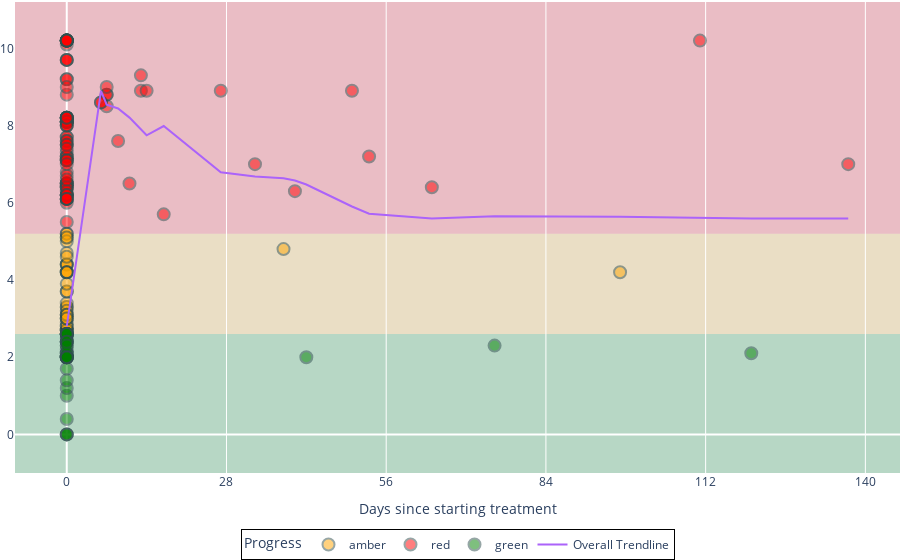

This figure's notebook cell:
### Markdown cell above
# ST MARKS FIG

### Code cell
def make_sms_fig(sms_df=make_sms_df()[0]):

  # CREATE TIMESERIES CHART
  sms_df_fig = px.scatter(sms_df, 
                            x='time',
                            y='total_score',
                            color='score_colour',
                            opacity = 0.5,
                        
                            labels=dict(time="Days since starting treatment", total_score="Total St Mark's Score", score_colour="Progress"), # CUSTOMISE AXIS TITLES
                              
                            color_discrete_map={
                              'red': "red",
                              "amber": "orange",
                              "green": "green",
                                    },

                            hover_name="QIPID", hover_data=["total_score", "score_colour"], # CUSTOMISE HOVER LABELS,
                            trendline="lowess", #ADD TREND LINE
                            trendline_scope="overall"
  )

  # ADD TITLE
  sms_df_fig.update_layout(
      
      # title={
      #     'text': "💩 St Mark's Score",
      #     'y':0.95,
      #     'x':0.5,
      #     'xanchor': 'center',
      #     'yanchor': 'top'
      #     },

      yaxis_title=None, #REMOVE Y TITLE

      # FIX FIGURE MARGINS
      # width=500,
      # height=500,
      margin=dict(
          l=0,
          r=0,
          b=0,
          t=2,
          pad=0
      ),
      #paper_bgcolor="LightSteelBlue",

      # CUSTOMISE LEGEND
      legend=dict(
            yanchor="top",
            y=-0.12,
            xanchor="center",
            x=0.5,
            orientation='h',
            #bgcolor="LightSteelBlue",
            bordercolor="Black",
            borderwidth=1
            )
          
          )

  # CUSTOMISE MARKER AESTHETICS
  sms_df_fig.update_traces(marker=dict(size=12,
                                line=dict(width=2,
                                          color='DarkSlateGrey')),
                    selector=dict(mode='markers')
                  )

  #CUSTOMISE DATE x AXIS FORMAT
  sms_df_fig.update_xaxes(
      dtick="28",
      )
  
  # COLOUR BACKGROUND ACCORDINGLY
  sms_df_fig.add_hrect(y0=-5, y1=2.6, line_width=0, fillcolor="green", opacity=0.2,layer="below")
  sms_df_fig.add_hrect(y0=2.6, y1=5.2, line_width=0, fillcolor="orange", opacity=0.2,layer="below")
  sms_df_fig.add_hrect(y0=5.2, y1=13, line_width=0, fillcolor="red", opacity=0.2,layer="below")

  # REMOVE GRIDLINES Y AXIS
  sms_df_fig.update_yaxes(
      showgrid=False,
      range=[-1,sms_df.total_score.max()+1]
  )

  return sms_df_fig

make_sms_fig()

### Figure 1 — Plotly figure (JSON) as saved in the notebook; plotly's stock layout.template omitted (floating-point values rounded to 4 significant figures; data arrays with more than 128 entries replaced by an {"elided": "..."} marker saying what was removed)
{"data": [{"customdata": [["amber"], ["amber"], ["amber"], ["amber"], ["amber"], ["amber"], ["amber"], ["amber"], ["amber"], ["amber"], ["amber"], ["amber"], ["amber"], ["amber"], ["amber"], ["amber"], ["amber"], ["amber"], ["amber"], ["amber"], ["amber"], ["amber"], ["amber"], ["amber"], ["amber"], ["amber"], ["amber"], ["amber"], ["amber"], ["amber"], ["amber"], ["amber"], ["amber"], ["amber"], ["amber"], ["amber"]], "hovertemplate": "<b>%{hovertext}</b><br><br>Progress=%{customdata[0]}<br>Days since starting treatment=%{x}<br>Total St Mark's Score=%{y}<extra></extra>", "hovertext": ["QIP0", "QIP0", "QIP0", "QIP10", "QIP13", "QIP13", "QIP16", "QIP16", "QIP20", "QIP20", "QIP22", "QIP24", "QIP27", "QIP28", "QIP3", "QIP3", "QIP3", "QIP4", "QIP4", "QIP4", "QIP4", "QIP4", "QIP4", "QIP4", "QIP4", "QIP5", "QIP6", "QIP6", "QIP6", "QIP6", "QIP6", "QIP6", "QIP6", "QIP7", "QIP7", "QIP7"], "legendgroup": "amber", "marker": {"color": "orange", "line": {"color": "DarkSlateGrey", "width": 2}, "opacity": 0.5, "size": 12, "symbol": "circle"}, "mode": "markers", "name": "amber", "orientation": "v", "showlegend": true, "type": "scatter", "x": [0, 0, 0, 0, 0, 0, 0, 0, 0, 38, 0, 0, 0, 0, 0, 0, 0, 0, 0, 0, 0, 0, 0, 0, 0, 0, 0, 0, 0, 0, 0, 0, 97, 0, 0, 0], "xaxis": "x", "y": [2.8, 5.1, 2.7, 2.7, 3.3, 4.4, 4.4, 4.7, 5.2, 4.8, 4.2, 3, 3.3, 4.4, 4.6, 5.2, 2.9, 3.4, 3.7, 4.2, 3.1, 3.2, 2.7, 2.7, 2.8, 4.2, 3.1, 5, 5.1, 3, 3.1, 3, 4.2, 3.7, 4.2, 3.9], "yaxis": "y"}, {"customdata": [["red"], ["red"], ["red"], ["red"], ["red"], ["red"], ["red"], ["red"], ["red"], ["red"], ["red"], ["red"], ["red"], ["red"], ["red"], ["red"], ["red"], ["red"], ["red"], ["red"], ["red"], ["red"], ["red"], ["red"], ["red"], ["red"], ["red"], ["red"], ["red"], ["red"], ["red"], ["red"], ["red"], ["red"], ["red"], ["red"], ["red"], ["red"], ["red"], ["red"], ["red"], ["red"], ["red"], ["red"], ["red"], ["red"], ["red"], ["red"], ["red"], ["red"], ["red"], ["red"], ["red"], ["red"], ["red"], ["red"], ["red"], ["red"], ["red"], ["red"], ["red"], ["red"], ["red"], ["red"], ["red"], ["red"], ["red"], ["red"], ["red"], ["red"], ["red"], ["red"], ["red"], ["red"], ["red"], ["red"], ["red"], ["red"], ["red"], ["red"], ["red"], ["red"], ["red"], ["red"], ["red"], ["red"], ["red"], ["red"], ["red"], ["red"], ["red"], ["red"], ["red"], ["red"], ["red"], ["red"], ["red"], ["red"], ["red"], ["red"], ["red"], ["red"], ["red"], ["red"], ["red"], ["red"]], "hovertemplate": "<b>%{hovertext}</b><br><br>Progress=%{customdata[0]}<br>Days since starting treatment=%{x}<br>Total St Mark's Score=%{y}<extra></extra>", "hovertext": ["QIP0", "QIP0", "QIP0", "QIP1", "QIP1", "QIP1", "QIP1", "QIP1", "QIP1", "QIP1", "QIP1", "QIP1", "QIP1", "QIP11", "QIP11", "QIP11", "QIP11", "QIP11", "QIP11", "QIP11", "QIP11", "QIP11", "QIP11", "QIP11", "QIP11", "QIP12", "QIP12", "QIP12", "QIP12", "QIP12", "QIP16", "QIP17", "QIP17", "QIP17", "QIP17", "QIP18", "QIP19", "QIP2", "QIP20", "QIP20", "QIP20", "QIP20", "QIP20", "QIP20", "QIP20", "QIP20", "QIP20", "QIP20", "QIP20", "QIP20", "QIP20", "QIP20", "QIP20", "QIP20", "QIP21", "QIP22", "QIP25", "QIP29", "QIP3", "QIP3", "QIP3", "QIP3", "QIP3", "QIP3", "QIP3", "QIP3", "QIP3", "QIP3", "QIP3", "QIP3", "QIP3", "QIP3", "QIP3", "QIP3", "QIP3", "QIP3", "QIP3", "QIP3", "QIP3", "QIP3", "QIP3", "QIP3", "QIP3", "QIP3", "QIP3", "QIP3", "QIP3", "QIP3", "QIP3", "QIP3", "QIP3", "QIP3", "QIP3", "QIP3", "QIP3", "QIP4", "QIP5", "QIP5", "QIP5", "QIP6", "QIP6", "QIP6", "QIP6", "QIP8", "QIP8", "QIP9"], "legendgroup": "red", "marker": {"color": "red", "line": {"color": "DarkSlateGrey", "width": 2}, "opacity": 0.5, "size": 12, "symbol": "circle"}, "mode": "markers", "name": "red", "orientation": "v", "showlegend": true, "type": "scatter", "x": [0, 0, 0, 0, 0, 0, 0, 0, 0, 0, 0, 0, 0, 0, 0, 0, 0, 0, 0, 0, 0, 0, 11, 64, 40, 0, 0, 0, 0, 0, 0, 0, 0, 0, 137, 0, 0, 0, 0, 0, 0, 0, 0, 0, 7, 27, 7, 7, 13, 7, 6, 14, 6, 13, 0, 0, 53, 0, 0, 0, 0, 0, 0, 0, 0, 0, 0, 0, 0, 0, 0, 0, 0, 0, 0, 0, 0, 0, 0, 0, 0, 0, 0, 0, 0, 0, 0, 0, 0, 0, 0, 0, 9, 33, 50, 0, 0, 0, 111, 0, 0, 0, 17, 0, 0, 0], "xaxis": "x", "y": [9.2, 9.7, 6.2, 6.5, 8.2, 8.2, 10.1, 7.3, 7.5, 7.2, 6.2, 7.7, 6, 10.2, 7.2, 7.7, 8.1, 6.5, 8.2, 6.4, 6.5, 6.8, 6.5, 6.4, 6.3, 8.2, 8.1, 7.1, 7.1, 8.1, 8.2, 7.6, 8.1, 7.5, 7, 10.2, 8, 6.2, 10.2, 10.2, 10.2, 10.2, 10.2, 10.2, 8.8, 8.9, 8.8, 8.5, 8.9, 9, 8.6, 8.9, 8.6, 9.3, 6.5, 6.4, 7.2, 7.2, 10.2, 8.8, 8.2, 10.2, 6.2, 6.4, 10.2, 7.6, 6.2, 6.5, 5.5, 6.4, 6.3, 7.5, 9.7, 8.1, 8.2, 6.1, 8.1, 9.2, 8.1, 9.7, 10.2, 7.1, 6.2, 8.1, 9, 6.1, 8, 8, 8.2, 6.7, 6.1, 7.1, 7.6, 7, 8.9, 8.2, 7.4, 10.2, 10.2, 7, 6.6, 6.2, 5.7, 10.2, 6.1, 6.1], "yaxis": "y"}, {"customdata": [["green"], ["green"], ["green"], ["green"], ["green"], ["green"], ["green"], ["green"], ["green"], ["green"], ["green"], ["green"], ["green"], ["green"], ["green"], ["green"], ["green"], ["green"], ["green"], ["green"], ["green"], ["green"], ["green"], ["green"], ["green"], ["green"], ["green"], ["green"], ["green"], ["green"], ["green"], ["green"], ["green"], ["green"], ["green"], ["green"], ["green"], ["green"], ["green"], ["green"], ["green"]], "hovertemplate": "<b>%{hovertext}</b><br><br>Progress=%{customdata[0]}<br>Days since starting treatment=%{x}<br>Total St Mark's Score=%{y}<extra></extra>", "hovertext": ["QIP0", "QIP0", "QIP0", "QIP0", "QIP0", "QIP0", "QIP1", "QIP10", "QIP12", "QIP12", "QIP19", "QIP19", "QIP2", "QIP2", "QIP2", "QIP2", "QIP2", "QIP21", "QIP23", "QIP23", "QIP3", "QIP3", "QIP3", "QIP3", "QIP3", "QIP4", "QIP4", "QIP4", "QIP4", "QIP4", "QIP5", "QIP5", "QIP5", "QIP5", "QIP6", "QIP6", "QIP6", "QIP7", "QIP7", "QIP7", "QIP7"], "legendgroup": "green", "marker": {"color": "green", "line": {"color": "DarkSlateGrey", "width": 2}, "opacity": 0.5, "size": 12, "symbol": "circle"}, "mode": "markers", "name": "green", "orientation": "v", "showlegend": true, "type": "scatter", "x": [0, 0, 0, 0, 0, 0, 0, 0, 0, 0, 0, 0, 0, 0, 0, 0, 0, 0, 0, 0, 0, 0, 0, 0, 42, 0, 0, 0, 0, 75, 0, 0, 0, 0, 0, 0, 0, 0, 0, 0, 120], "xaxis": "x", "y": [2.6, 2.6, 2.4, 2.6, 0.4, 2.3, 2.5, 0, 0, 2, 1, 1.7, 2, 2.6, 2, 2.1, 2, 2.6, 2.1, 2, 2.4, 2.2, 2.1, 2.6, 2, 1.2, 2.4, 2.6, 2.6, 2.3, 1.4, 2, 2, 2, 2.6, 2.4, 2, 0, 2.4, 2.3, 2.1], "yaxis": "y"}, {"hovertemplate": "<b>LOWESS trendline</b><br><br>Days since starting treatment=%{x}<br>Total St Mark's Score=%{y} <b>(trend)</b><extra></extra>", "legendgroup": "Overall Trendline", "line": {"color": "#ab63fa"}, "mode": "lines", "name": "Overall Trendline", "showlegend": true, "type": "scatter", "x": {"elided": "183 int values"}, "xaxis": "x", "y": {"elided": "183 float values"}, "yaxis": "y"}], "layout": {"legend": {"bordercolor": "Black", "borderwidth": 1, "orientation": "h", "title": {"text": "Progress"}, "tracegroupgap": 0, "x": 0.5, "xanchor": "center", "y": -0.12, "yanchor": "top"}, "margin": {"b": 0, "l": 0, "pad": 0, "r": 0, "t": 2}, "shapes": [{"fillcolor": "green", "layer": "below", "line": {"width": 0}, "opacity": 0.2, "type": "rect", "x0": 0, "x1": 1, "xref": "x domain", "y0": -5, "y1": 2.6, "yref": "y"}, {"fillcolor": "orange", "layer": "below", "line": {"width": 0}, "opacity": 0.2, "type": "rect", "x0": 0, "x1": 1, "xref": "x domain", "y0": 2.6, "y1": 5.2, "yref": "y"}, {"fillcolor": "red", "layer": "below", "line": {"width": 0}, "opacity": 0.2, "type": "rect", "x0": 0, "x1": 1, "xref": "x domain", "y0": 5.2, "y1": 13, "yref": "y"}], "xaxis": {"anchor": "y", "domain": [0, 1], "dtick": "28", "title": {"text": "Days since starting treatment"}}, "yaxis": {"anchor": "x", "domain": [0, 1], "range": [-1, 11.2], "showgrid": false, "title": {}}}}
